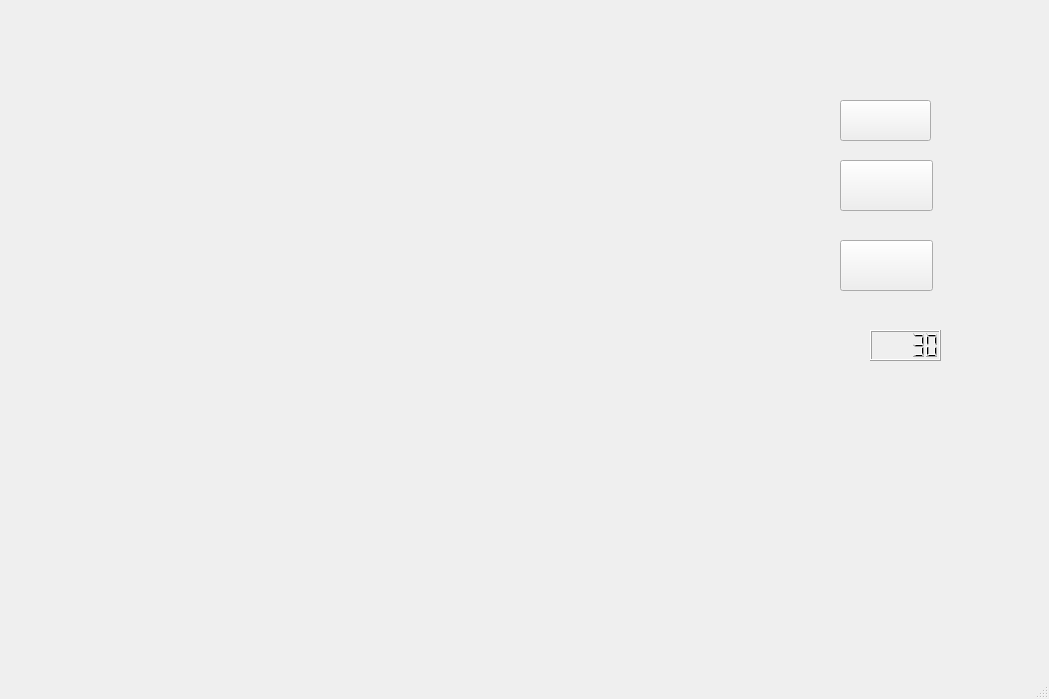
<?xml version="1.0" encoding="UTF-8"?>
<ui version="4.0">
 <class>MainWindow</class>
 <widget class="QMainWindow" name="MainWindow">
  <property name="geometry">
   <rect>
    <x>0</x>
    <y>0</y>
    <width>1049</width>
    <height>699</height>
   </rect>
  </property>
  <property name="windowTitle">
   <string>MainWindow</string>
  </property>
  <widget class="QWidget" name="centralwidget">
   <widget class="QPushButton" name="quitButton">
    <property name="geometry">
     <rect>
      <x>840</x>
      <y>100</y>
      <width>91</width>
      <height>41</height>
     </rect>
    </property>
    <property name="styleSheet">
     <string notr="true">#quitButton{
	image: url(:/new/prefix1/give-up.png);}</string>
    </property>
    <property name="text">
     <string/>
    </property>
   </widget>
   <widget class="QPushButton" name="restart">
    <property name="geometry">
     <rect>
      <x>840</x>
      <y>240</y>
      <width>93</width>
      <height>51</height>
     </rect>
    </property>
    <property name="styleSheet">
     <string notr="true">#restart{
	image: url(:/new/prefix1/restart.png);}</string>
    </property>
    <property name="text">
     <string/>
    </property>
   </widget>
   <widget class="QWidget" name="widget" native="true">
    <property name="geometry">
     <rect>
      <x>820</x>
      <y>470</y>
      <width>361</width>
      <height>261</height>
     </rect>
    </property>
    <property name="styleSheet">
     <string notr="true">images: url(:/new/prefix1/miku.png)
</string>
    </property>
    <widget class="QLabel" name="label">
     <property name="geometry">
      <rect>
       <x>-10</x>
       <y>-80</y>
       <width>461</width>
       <height>401</height>
      </rect>
     </property>
     <property name="text">
      <string/>
     </property>
     <property name="pixmap">
      <pixmap resource="mikubcg.qrc">:/new/prefix1/miku.png</pixmap>
     </property>
    </widget>
   </widget>
   <widget class="QLCDNumber" name="lcdNumber">
    <property name="geometry">
     <rect>
      <x>870</x>
      <y>330</y>
      <width>71</width>
      <height>31</height>
     </rect>
    </property>
    <property name="value" stdset="0">
     <double>30.000000000000000</double>
    </property>
   </widget>
   <widget class="QWidget" name="time" native="true">
    <property name="geometry">
     <rect>
      <x>840</x>
      <y>330</y>
      <width>31</width>
      <height>41</height>
     </rect>
    </property>
    <property name="styleSheet">
     <string notr="true">image:url(:/new/prefix1/time.png)</string>
    </property>
    <widget class="QLabel" name="label_2">
     <property name="geometry">
      <rect>
       <x>0</x>
       <y>20</y>
       <width>58</width>
       <height>191</height>
      </rect>
     </property>
     <property name="text">
      <string/>
     </property>
     <property name="pixmap">
      <pixmap resource="time.qrc">:/new/prefix1/time.png</pixmap>
     </property>
    </widget>
   </widget>
   <widget class="QWidget" name="restart_2" native="true">
    <property name="geometry">
     <rect>
      <x>830</x>
      <y>230</y>
      <width>120</width>
      <height>80</height>
     </rect>
    </property>
    <property name="styleSheet">
     <string notr="true">images:url(:/new/prefix1/restart.png)</string>
    </property>
   </widget>
   <widget class="QPushButton" name="startButton">
    <property name="geometry">
     <rect>
      <x>840</x>
      <y>160</y>
      <width>93</width>
      <height>51</height>
     </rect>
    </property>
    <property name="styleSheet">
     <string notr="true">#startButton{
	
image: url(:/new/prefix1/start.png);}</string>
    </property>
    <property name="text">
     <string/>
    </property>
   </widget>
   <widget class="QWidget" name="widget_2" native="true">
    <property name="geometry">
     <rect>
      <x>820</x>
      <y>150</y>
      <width>120</width>
      <height>80</height>
     </rect>
    </property>
    <property name="styleSheet">
     <string notr="true">images:url(:/new/prefix1/start.png)</string>
    </property>
   </widget>
   <widget class="QWidget" name="widget_3" native="true">
    <property name="geometry">
     <rect>
      <x>830</x>
      <y>80</y>
      <width>120</width>
      <height>80</height>
     </rect>
    </property>
    <property name="styleSheet">
     <string notr="true">images:url(:/new/prefix1/give-up.png)</string>
    </property>
   </widget>
   <widget class="QLabel" name="label_3">
    <property name="geometry">
     <rect>
      <x>860</x>
      <y>110</y>
      <width>71</width>
      <height>21</height>
     </rect>
    </property>
    <property name="text">
     <string/>
    </property>
    <property name="pixmap">
     <pixmap resource="giveup.qrc">:/new/prefix1/give-up.png</pixmap>
    </property>
   </widget>
   <widget class="QLabel" name="label_4">
    <property name="geometry">
     <rect>
      <x>860</x>
      <y>170</y>
      <width>61</width>
      <height>21</height>
     </rect>
    </property>
    <property name="text">
     <string/>
    </property>
    <property name="pixmap">
     <pixmap resource="start.qrc">:/new/prefix1/start.png</pixmap>
    </property>
   </widget>
   <widget class="QLabel" name="label_5">
    <property name="geometry">
     <rect>
      <x>860</x>
      <y>250</y>
      <width>71</width>
      <height>31</height>
     </rect>
    </property>
    <property name="text">
     <string/>
    </property>
    <property name="pixmap">
     <pixmap resource="restart.qrc">:/new/prefix1/restart.png</pixmap>
    </property>
   </widget>
   <zorder>label_5</zorder>
   <zorder>label_4</zorder>
   <zorder>label_3</zorder>
   <zorder>restart_2</zorder>
   <zorder>widget_2</zorder>
   <zorder>widget_3</zorder>
   <zorder>quitButton</zorder>
   <zorder>restart</zorder>
   <zorder>widget</zorder>
   <zorder>lcdNumber</zorder>
   <zorder>time</zorder>
   <zorder>startButton</zorder>
  </widget>
  <widget class="QMenuBar" name="menubar">
   <property name="geometry">
    <rect>
     <x>0</x>
     <y>0</y>
     <width>1049</width>
     <height>21</height>
    </rect>
   </property>
  </widget>
  <widget class="QStatusBar" name="statusbar"/>
 </widget>
 <resources>
  <include location="giveup.qrc"/>
  <include location="mikubcg.qrc"/>
  <include location="restart.qrc"/>
  <include location="time.qrc"/>
  <include location="start.qrc"/>
 </resources>
 <connections/>
</ui>
